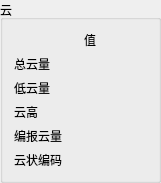
   <widget class="QGroupBox" name="Cloud_DL">
    <property name="geometry">
     <rect>
      <x>390</x>
      <y>380</y>
      <width>161</width>
      <height>171</height>
     </rect>
    </property>
    <property name="title">
     <string>云</string>
    </property>
    <layout class="QGridLayout" name="gridLayout_9">
     <item row="5" column="1">
      <widget class="MyDoubleLabel" name="FC_DL">
       <property name="styleSheet">
        <string notr="true"/>
       </property>
       <property name="rightText">
        <string>99999</string>
       </property>
       <property name="leftText">
        <string>99999</string>
       </property>
       <property name="alignment">
        <enum>MyDoubleLabel::AlignLeft</enum>
       </property>
      </widget>
     </item>
     <item row="4" column="1">
      <widget class="MyDoubleLabel" name="RCA_DL">
       <property name="styleSheet">
        <string notr="true"/>
       </property>
       <property name="rightText">
        <string>99999</string>
       </property>
       <property name="leftText">
        <string>99999</string>
       </property>
       <property name="alignment">
        <enum>MyDoubleLabel::AlignLeft</enum>
       </property>
      </widget>
     </item>
     <item row="3" column="1">
      <widget class="MyDoubleLabel" name="CH_DL">
       <property name="styleSheet">
        <string notr="true"/>
       </property>
       <property name="rightText">
        <string>99999</string>
       </property>
       <property name="leftText">
        <string>99999</string>
       </property>
       <property name="alignment">
        <enum>MyDoubleLabel::AlignLeft</enum>
       </property>
      </widget>
     </item>
     <item row="2" column="1">
      <widget class="MyDoubleLabel" name="LCA_DL">
       <property name="styleSheet">
        <string notr="true"/>
       </property>
       <property name="rightText">
        <string>99999</string>
       </property>
       <property name="leftText">
        <string>99999</string>
       </property>
       <property name="alignment">
        <enum>MyDoubleLabel::AlignLeft</enum>
       </property>
      </widget>
     </item>
     <item row="5" column="0">
      <widget class="QLabel" name="label_75">
       <property name="text">
        <string>云状编码</string>
       </property>
      </widget>
     </item>
     <item row="1" column="1">
      <widget class="MyDoubleLabel" name="CA_DL">
       <property name="styleSheet">
        <string notr="true"/>
       </property>
       <property name="rightText">
        <string>99999</string>
       </property>
       <property name="leftText">
        <string>99999</string>
       </property>
       <property name="alignment">
        <enum>MyDoubleLabel::AlignLeft</enum>
       </property>
      </widget>
     </item>
     <item row="2" column="0">
      <widget class="QLabel" name="label_72">
       <property name="text">
        <string>低云量</string>
       </property>
      </widget>
     </item>
     <item row="3" column="0">
      <widget class="QLabel" name="label_73">
       <property name="text">
        <string>云高</string>
       </property>
      </widget>
     </item>
     <item row="0" column="1">
      <widget class="QLabel" name="label_70">
       <property name="text">
        <string>值</string>
       </property>
      </widget>
     </item>
     <item row="1" column="0">
      <widget class="QLabel" name="label_71">
       <property name="text">
        <string>总云量</string>
       </property>
      </widget>
     </item>
     <item row="4" column="0">
      <widget class="QLabel" name="label_74">
       <property name="text">
        <string>编报云量</string>
       </property>
      </widget>
     </item>
     <item row="6" column="1">
      <spacer name="verticalSpacer_8">
       <property name="orientation">
        <enum>Qt::Vertical</enum>
       </property>
       <property name="sizeHint" stdset="0">
        <size>
         <width>20</width>
         <height>40</height>
        </size>
       </property>
      </spacer>
     </item>
    </layout>
   </widget>
